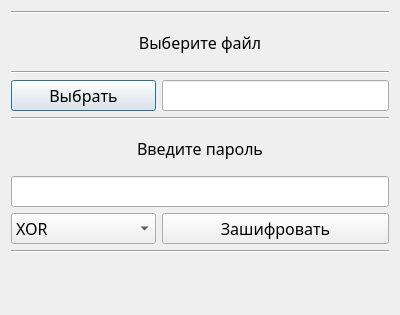
<?xml version="1.0" encoding="UTF-8"?>
<ui version="4.0">
 <class>Encrypt</class>
 <widget class="QDialog" name="Encrypt">
  <property name="geometry">
   <rect>
    <x>0</x>
    <y>0</y>
    <width>400</width>
    <height>315</height>
   </rect>
  </property>
  <property name="font">
   <font>
    <family>Bahnschrift SemiLight SemiConde</family>
    <pointsize>12</pointsize>
   </font>
  </property>
  <property name="windowTitle">
   <string>Dialog</string>
  </property>
  <property name="styleSheet">
   <string notr="true">QPushButton {
	font: 350 16pt &quot;Bahnschrift SemiLight SemiConde&quot;;
}
 QLabel {
	font: 350 16pt &quot;Bahnschrift SemiLight SemiConde&quot;;
}

QPushButton::hover {
	background-color:rgb(188, 188, 188);
	border-radius:10px;
}</string>
  </property>
  <layout class="QVBoxLayout" name="verticalLayout">
   <item>
    <layout class="QGridLayout" name="gridLayout">
     <item row="8" column="0">
      <widget class="QComboBox" name="comboBox">
       <item>
        <property name="text">
         <string>XOR</string>
        </property>
       </item>
       <item>
        <property name="text">
         <string>Сеть Фейстеля</string>
        </property>
       </item>
      </widget>
     </item>
     <item row="5" column="0" colspan="2">
      <widget class="QLabel" name="label_3">
       <property name="text">
        <string>Введите пароль</string>
       </property>
       <property name="alignment">
        <set>Qt::AlignCenter</set>
       </property>
      </widget>
     </item>
     <item row="1" column="0" colspan="2">
      <widget class="QLabel" name="label">
       <property name="text">
        <string>Выберите файл</string>
       </property>
       <property name="alignment">
        <set>Qt::AlignCenter</set>
       </property>
      </widget>
     </item>
     <item row="3" column="0">
      <widget class="QPushButton" name="pushButton">
       <property name="text">
        <string>Выбрать</string>
       </property>
      </widget>
     </item>
     <item row="2" column="0" colspan="2">
      <widget class="Line" name="line">
       <property name="orientation">
        <enum>Qt::Horizontal</enum>
       </property>
      </widget>
     </item>
     <item row="0" column="0" colspan="2">
      <widget class="Line" name="line_3">
       <property name="orientation">
        <enum>Qt::Horizontal</enum>
       </property>
      </widget>
     </item>
     <item row="4" column="0" colspan="2">
      <widget class="Line" name="line_2">
       <property name="orientation">
        <enum>Qt::Horizontal</enum>
       </property>
      </widget>
     </item>
     <item row="6" column="0" colspan="2">
      <widget class="QLineEdit" name="pass_line">
       <property name="enabled">
        <bool>true</bool>
       </property>
       <property name="readOnly">
        <bool>false</bool>
       </property>
      </widget>
     </item>
     <item row="10" column="0" colspan="2">
      <widget class="Line" name="line_4">
       <property name="orientation">
        <enum>Qt::Horizontal</enum>
       </property>
      </widget>
     </item>
     <item row="11" column="0" colspan="2">
      <widget class="QLabel" name="error">
       <property name="text">
        <string/>
       </property>
      </widget>
     </item>
     <item row="3" column="1">
      <widget class="QLineEdit" name="path_line">
       <property name="maxLength">
        <number>1000</number>
       </property>
       <property name="readOnly">
        <bool>true</bool>
       </property>
      </widget>
     </item>
     <item row="8" column="1">
      <widget class="QPushButton" name="pushButton_2">
       <property name="text">
        <string>Зашифровать</string>
       </property>
      </widget>
     </item>
    </layout>
   </item>
  </layout>
 </widget>
 <resources/>
 <connections/>
</ui>
